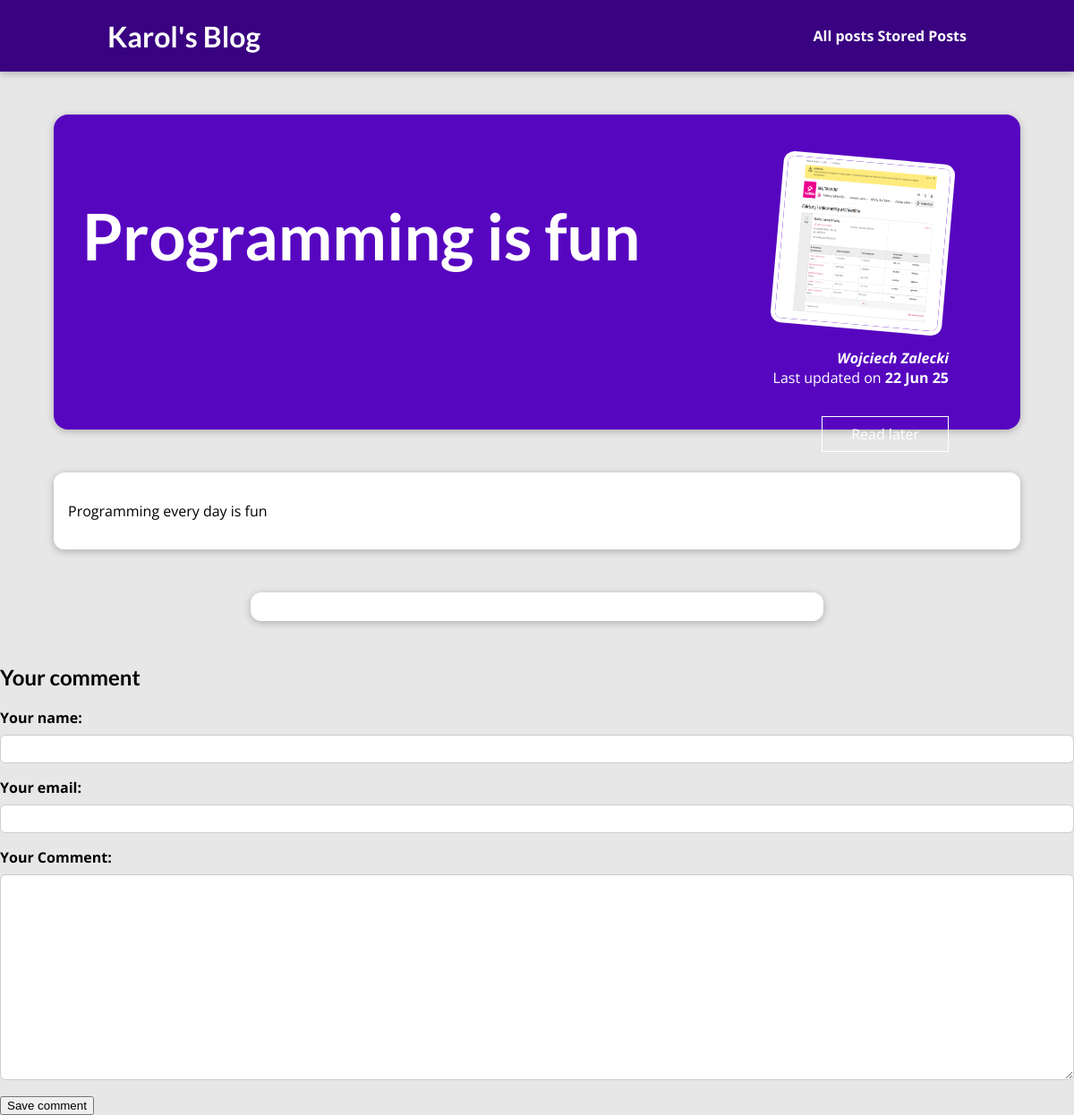
The app's page /posts/programming-is-fun, older data.
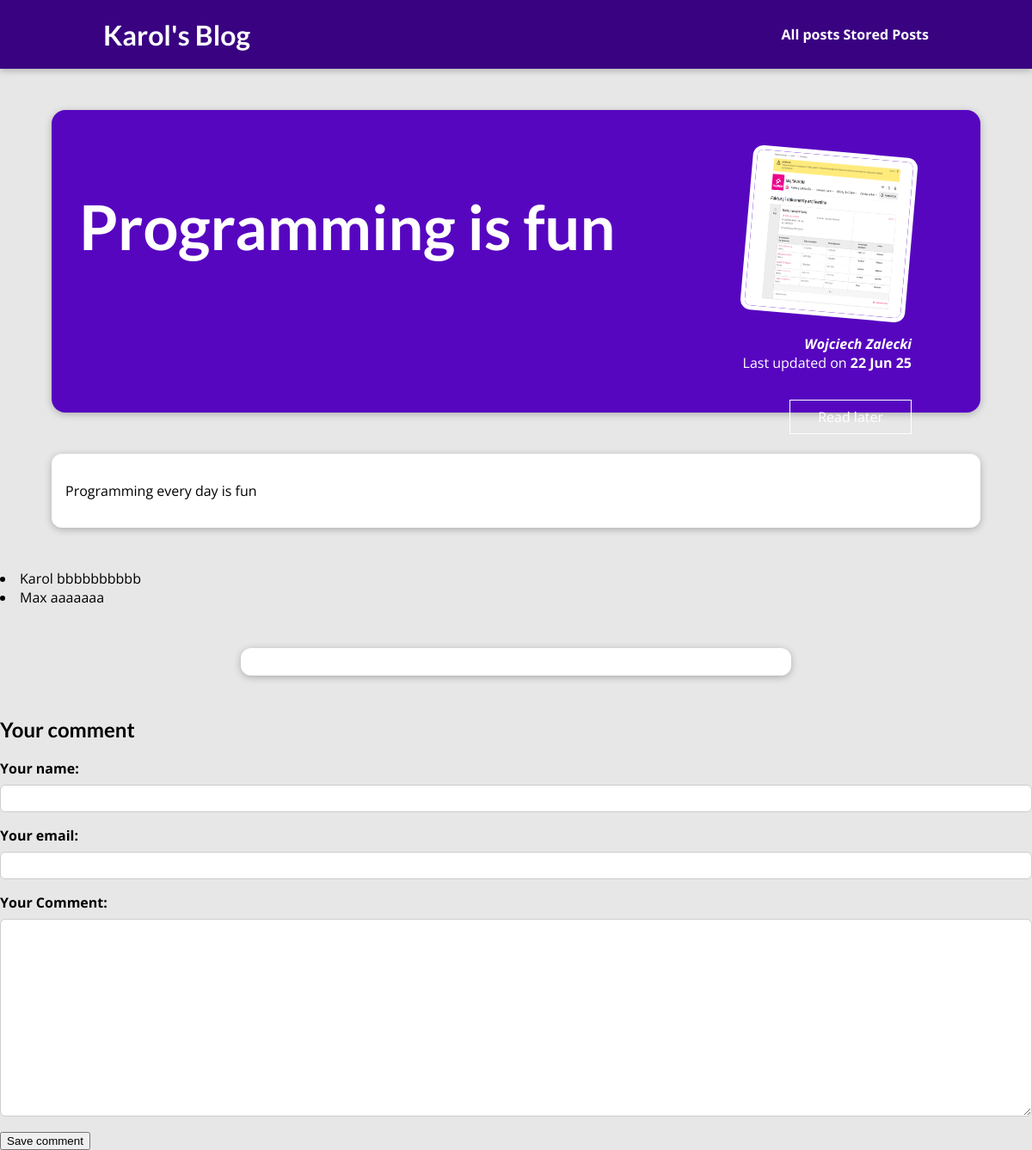
The same page, newer data.
### blog/models.py (models this page shows, shortened)
class Post(models.Model):
    title = models.CharField(max_length=255)
    excerpt = models.TextField()
    image = models.ImageField(upload_to="posts", null=True)
    date = models.DateField(auto_now=True)
    slug = models.SlugField(unique=True, db_index=True)
    content = models.TextField()
    author = models.ForeignKey(Author, on_delete=models.CASCADE, related_name="posts")
    tag = models.ManyToManyField(Tag)

class Author(models.Model):
    first_name = models.CharField(max_length=50)
    last_name = models.CharField(max_length=50)
    email = models.EmailField(max_length=50)
    def __str__(self):
        return f"{self.first_name} {self.last_name}"

class Comment(models.Model):
    username = models.CharField(max_length=120)
    user_email = models.EmailField()
    text = models.TextField(max_length=400)
    post = models.ForeignKey(Post, on_delete=models.CASCADE, related_name="comments")

### blog/views.py (the view)
# urls.py: path("posts/<slug:slug>", views.PostDetail.as_view(), name="post-detail-page"),
class PostDetail(View):
    template_name = "blog/post-detail.html"
    model = Post
    def is_stored_post(self, request,post_id):
        stored_posts = request.session.get("stored_posts")
        if stored_posts is not None:
            is_saved_for_later = post_id in stored_posts
        else:
            is_saved_for_later = False
        return is_saved_for_later
    def get(self, request, slug):
        post = Post.objects.get(slug=slug)
        context = {
            "post": post,
            "comment_form": CommentForm(),
            "comments": post.comments.all().order_by("-id"),
            "is_saved_for_later": self.is_stored_post(request, post.id)
        }
        return render(request, "blog/post-detail.html", context)
    def post(self, request, slug):
        comment_form = CommentForm(request.POST)
        post = Post.objects.get(slug=slug)
        if comment_form.is_valid():
            comment = comment_form.save(commit=False)
            comment.post = post
            comment.save()
            return HttpResponseRedirect(reverse("post-detail-page", args=[slug]))
        post = Post.objects.get(slug=slug)
        context = {
            "post": post,
            "comment_form": CommentForm(),
            "comments": post.comments.all().order_by("-id"),
            "is_saved_for_later": self.is_stored_post(request, post.id)
        }
        return render(request, "blog/post-detail.html", context)

### blog/forms.py
class CommentForm(forms.ModelForm):
    class Meta:
        model = Comment
        exclude = ["post"]
        labels = {
            "username": "Your name",
            "user_email": "Your email",
            "text": "Your Comment"
        }

### blog/templates/blog/post-detail.html (shortened to what this page needs)
{% extends "base.html" %}
{% load static %}
{% block css_files %}
<link rel="stylesheet" href="{% static "blog/post-detail.css"%}">
{% endblock %}
{% block content %}
<section id="summary">
<h2>{{ post.title }}</h2>
    <article>
        <img src="{{ post.image.url }}" alt="{{ post.title }}"/>
        <address>{{ post.author}}</address>
        <div>
            Last updated on <time>{{post.date|date:"d M y"}}</time>
        </div>
        <form action="{% url "read-later" %}" method="POST">
        <div id="read-later">
            </form>
            <button>{% if is_saved_for_later %}
                Remove from "read later list"
                {% else %}
                Read later
                {% endif %}
            </button>
    </article>
</section>
<main>
    <p>{{ post.content }}</p>
</main>
<section id="comment">
{% for comment in comments %}
<li>
    {{ comment.username }}
    {{ comment.text }}
</li>
{% endfor %}
</section>
<section id="comment-form"></section>
<h2>Your comment</h2>
<div >
    <form action="{% url "post-detail-page" post.slug %}" method="POST">
    {% for form_field in comment_form %}
    <div class="form-control {% if form_field.errors %} invalid {% endif %}">
{{ form_field.label_tag }}
{{ form_field }}
        </div>
    {% endfor %}
    <button>Save comment</button>
</form>
    </div>
{% endblock %}

### templates/base.html (shortened to what this page needs)
{% load static %}
<!doctype html>
<html lang="en">
<head>
    <link rel="stylesheet" href="{% static "app.css" %}">
    {% block css_files %} {% endblock %}
</head>
<body>
    <header id="main-navigation">
    <h1><a href="{% url "starting-page" %}">Karol's Blog</a></h1>
    <nav>
        <a href="{% url "posts-page" %}">All posts</a>
        <a href="{% url "read-later" %}">Stored Posts</a>
    </nav>
</header>
    {% block content %}
    {% endblock %}
</body>
</html>

### static/app.css (style rules this page uses)
* { box-sizing: border-box; }
html { font-family: 'Open Sans', 'Lato', sans-serif; }
body { margin: 0; }
h1, h2, h3 { font-family: 'Lato', sans-serif; font-weight: bold; }
#main-navigation { width: 100%; height: 5rem; display: flex; justify-content: space-between; align-items: center; padding: 0 10%; position: absolute; top: 0; left: 0; }
#main-navigation a { text-decoration: none; color: white; font-weight: bold; }

### blog/static/blog/post-detail.css (style rules this page uses)
body { background-color: #e7e7e7; }
#main-navigation { background-color: #390281; box-shadow: 0 2px 8px rgba(0, 0, 0, 0.25); }
#summary { margin: 8rem auto 3rem auto; padding: 2rem; width: 90%; max-width: 90rem; border-radius: 16px; background-color: #5706c0; position: relative; box-shadow: 0 2px 8px rgba(0, 0, 0, 0.25); height: 22rem; }
#summary h2 { color: white; font-size: 4.5rem; margin-bottom: 0.25rem; }
#summary article { position: absolute; top: 2rem; right: 3rem; padding: 1rem 2rem; border-radius: 12px; text-align: right; color: white; }
#summary article img { width: 12rem; height: 12rem; border-radius: 12px; transform: rotateZ(5deg); border: 5px solid white; margin-bottom: 1rem; }
#summary address { font-weight: bold; }
#summary time { font-weight: bold; }
#read-later { margin: 2rem 0; }
#read-later button { background-color: transparent; border: 1px solid white; padding: 0.5rem 2rem; font: inherit; color: white; cursor: pointer; }
main { width: 90%; max-width: 90rem; margin: 3rem auto; background-color: white; padding: 1rem; border-radius: 12px; box-shadow: 0 2px 8px rgba(0, 0, 0, 0.25); }
#comment-form { margin: 3rem auto; width: 90%; max-width: 40rem; border-radius: 12px; background-color: white; box-shadow: 0 2px 8px rgba(0, 0, 0, 0.25); padding: 1rem; }
.form-control { margin-bottom: 1rem; }
.form-control label { font-weight: bold; margin-bottom: 0.5rem; display: block; }
.form-control input, .form-control textarea { display: block; width: 100%; font: inherit; padding: 0.25rem; border-radius: 6px; border: 1px solid #ccc; }

Row changes from the older to the newer data that the page shows:
added Comment: username "Karol", text "bbbbbbbbbb"
added Comment: username "Max", text "aaaaaaa"
